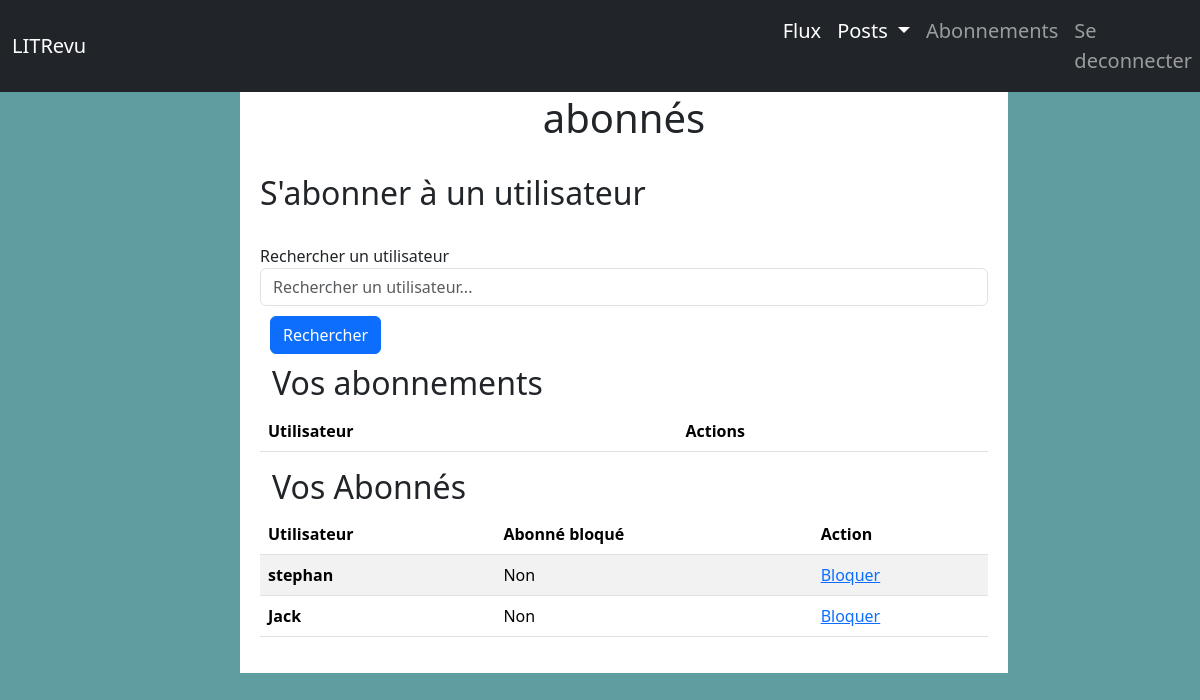
The app's page /subscriptions/ (signed in), older data.
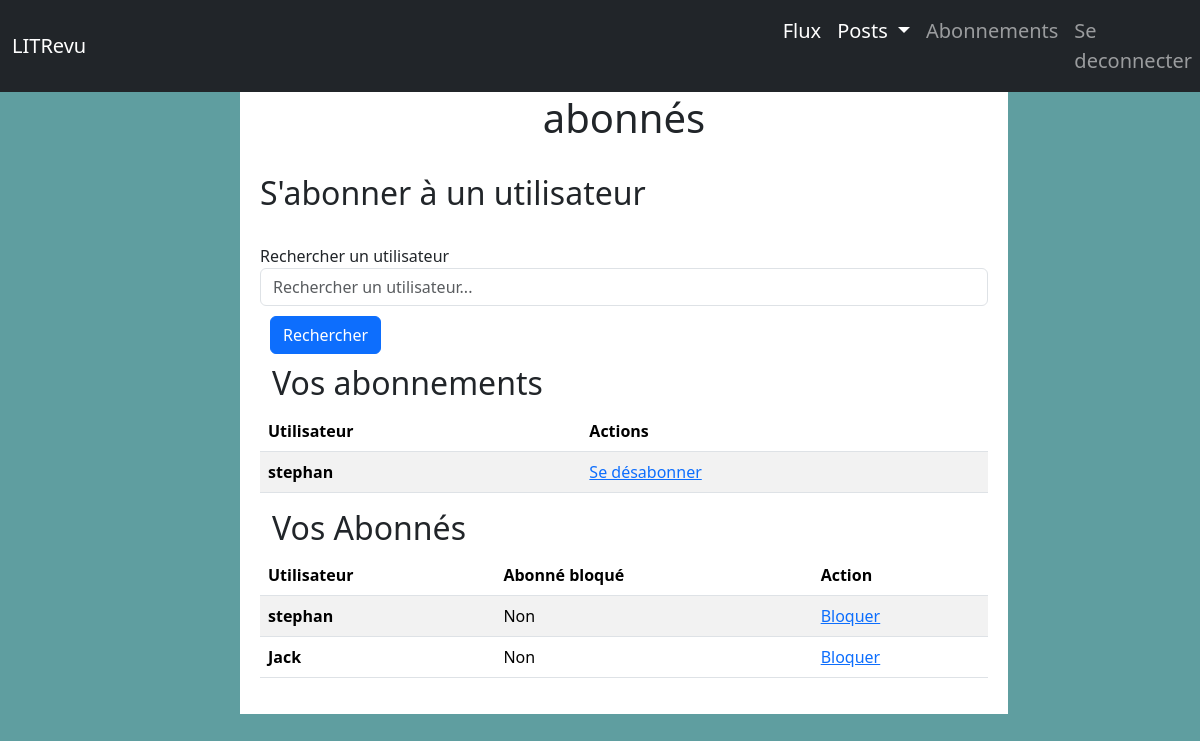
The same page, newer data.
### blog/models.py (models this page shows)
class UserFollow(models.Model):
    user = models.ForeignKey(settings.AUTH_USER_MODEL,
                             related_name='following',
                             on_delete=models.CASCADE
                             )
    followed_user = models.ForeignKey(settings.AUTH_USER_MODEL,
                                      related_name='followers',
                                      on_delete=models.CASCADE
                                      )
    blocked_follower = models.BooleanField(default=False)
    class Meta:
        unique_together = ('user', 'followed_user', )

### authentication/models.py (models this page shows)
class User(AbstractUser):
    pass

### blog/views.py (the view)
# urls.py: path('subscriptions/', SubscriptionsView.as_view(), name='subscriptions'),
class SubscriptionsView(LoginRequiredMixin, TemplateView):
    template_name = 'blog/subscriptions.html'
    def get_context_data(self, **kwargs):
        context = super().get_context_data(**kwargs)
        user = self.request.user
        context['following'] = UserFollow.objects.filter(user=user)
        context['followers'] = UserFollow.objects.filter(followed_user=user)
        return context

### blog/templates/blog/subscriptions.html (shortened to what this page needs)
{% extends 'base.html' %}
{% block content %}
<h1>Gestion des Abonnements et des abonnés</h1>
    <br>
    <h2>S'abonner à un utilisateur</h2>
    <br>
    <form method="GET" action="{% url 'search_users' %}">
        <label for="search">Rechercher un utilisateur</label>
        <input class="form-control" id="search" type="text" name="q" placeholder="Rechercher un utilisateur..." value="{{ request.GET.q }}">
        <button class="btn btn-primary" type="submit">Rechercher</button>
    </form>
  <div class="container">
    <div class="row">
        <caption><h2>Vos abonnements</h2></caption>
        <table class="table table-striped col-md-2">
        <thead>
            <tr>
                <th scope="col">Utilisateur</th>
                <th scope="col">Actions</th>
            </tr>
        </thead>
        <tbody>
            {% for follow in following %}
                <tr>
                    <th scope="row">{{ follow.followed_user.username }}</td>
                    <td>
                        <a href="{% url 'unfollow_user' follow.pk %}" alt="Unfollow {{follow.followed_user.username}}">Se désabonner</a>
                    </td>
            {% endfor %}
        </table>
    </div>
</div>
<div class="container">
    <div class="row">
        <caption><h2>Vos Abonnés</h2></caption>
        <table class="table table-striped col-md-2">
            <thead>
                <tr>
                    <th scope="col">Utilisateur</th>
                    <th scope="col">Abonné bloqué</th>
                    <th scope="col">Action</th>
                </tr>
            </thead>
            <tbody>
                {% for follow in followers %}
                    <tr>
                        <th scope="row">{{ follow.user.username }}</td>
                        <td>{% if follow.blocked_follower %}Oui{% else %}Non{% endif %}</td>
                        <td>
                            {% if follow.blocked_follower %}
                                <a href="{% url 'unblock_user' follow.pk %}" alt="Débloquer {{follow.user.username}}">Débloquer</a>
                            {% else %}
                                <a href="{% url 'block_user' follow.pk %}" alt="Bloquer {{follow.user.username}}">Bloquer</a>
                            {% endif %}
                        </td>
                {% endfor %}
            </tbody>
        </table>
    </div>
</div>
{% endblock content %}

Row changes from the older to the newer data that the page shows:
added UserFollow: followed_user.username "stephan", shown under "Vos abonnements"
